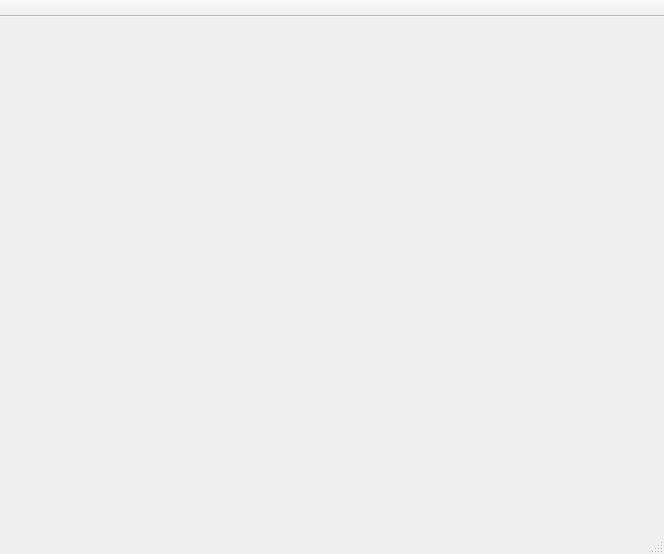
<?xml version="1.0" encoding="UTF-8"?>
<ui version="4.0">
 <class>MainWindow</class>
 <widget class="QMainWindow" name="MainWindow">
  <property name="geometry">
   <rect>
    <x>0</x>
    <y>0</y>
    <width>664</width>
    <height>554</height>
   </rect>
  </property>
  <property name="windowTitle">
   <string>MainWindow</string>
  </property>
  <widget class="QWidget" name="centralWidget">
   <widget class="QWidget" name="widget" native="true">
    <property name="geometry">
     <rect>
      <x>10</x>
      <y>10</y>
      <width>640</width>
      <height>480</height>
     </rect>
    </property>
   </widget>
  </widget>
  <widget class="QMenuBar" name="menuBar">
   <property name="geometry">
    <rect>
     <x>0</x>
     <y>0</y>
     <width>664</width>
     <height>25</height>
    </rect>
   </property>
  </widget>
  <widget class="QToolBar" name="mainToolBar">
   <property name="movable">
    <bool>false</bool>
   </property>
   <attribute name="toolBarArea">
    <enum>TopToolBarArea</enum>
   </attribute>
   <attribute name="toolBarBreak">
    <bool>false</bool>
   </attribute>
  </widget>
  <widget class="QStatusBar" name="statusBar"/>
  <action name="actionLive">
   <property name="checkable">
    <bool>true</bool>
   </property>
   <property name="icon">
    <iconset>
     <normaloff>playback_play.ico</normaloff>playback_play.ico</iconset>
   </property>
   <property name="text">
    <string>Live</string>
   </property>
   <property name="toolTip">
    <string>Start Live Capture</string>
   </property>
  </action>
  <action name="actionWhitBalance">
   <property name="checkable">
    <bool>true</bool>
   </property>
   <property name="icon">
    <iconset>
     <normaloff>picture.ico</normaloff>picture.ico</iconset>
   </property>
   <property name="text">
    <string>WhiteBalance</string>
   </property>
   <property name="toolTip">
    <string>Auto White Balance</string>
   </property>
  </action>
  <action name="actionAutoExposure">
   <property name="checkable">
    <bool>true</bool>
   </property>
   <property name="icon">
    <iconset>
     <normaloff>sun.ico</normaloff>sun.ico</iconset>
   </property>
   <property name="text">
    <string>AutoExposure</string>
   </property>
   <property name="toolTip">
    <string>Auto Exposure</string>
   </property>
  </action>
 </widget>
 <layoutdefault spacing="6" margin="11"/>
 <resources/>
 <connections/>
</ui>
